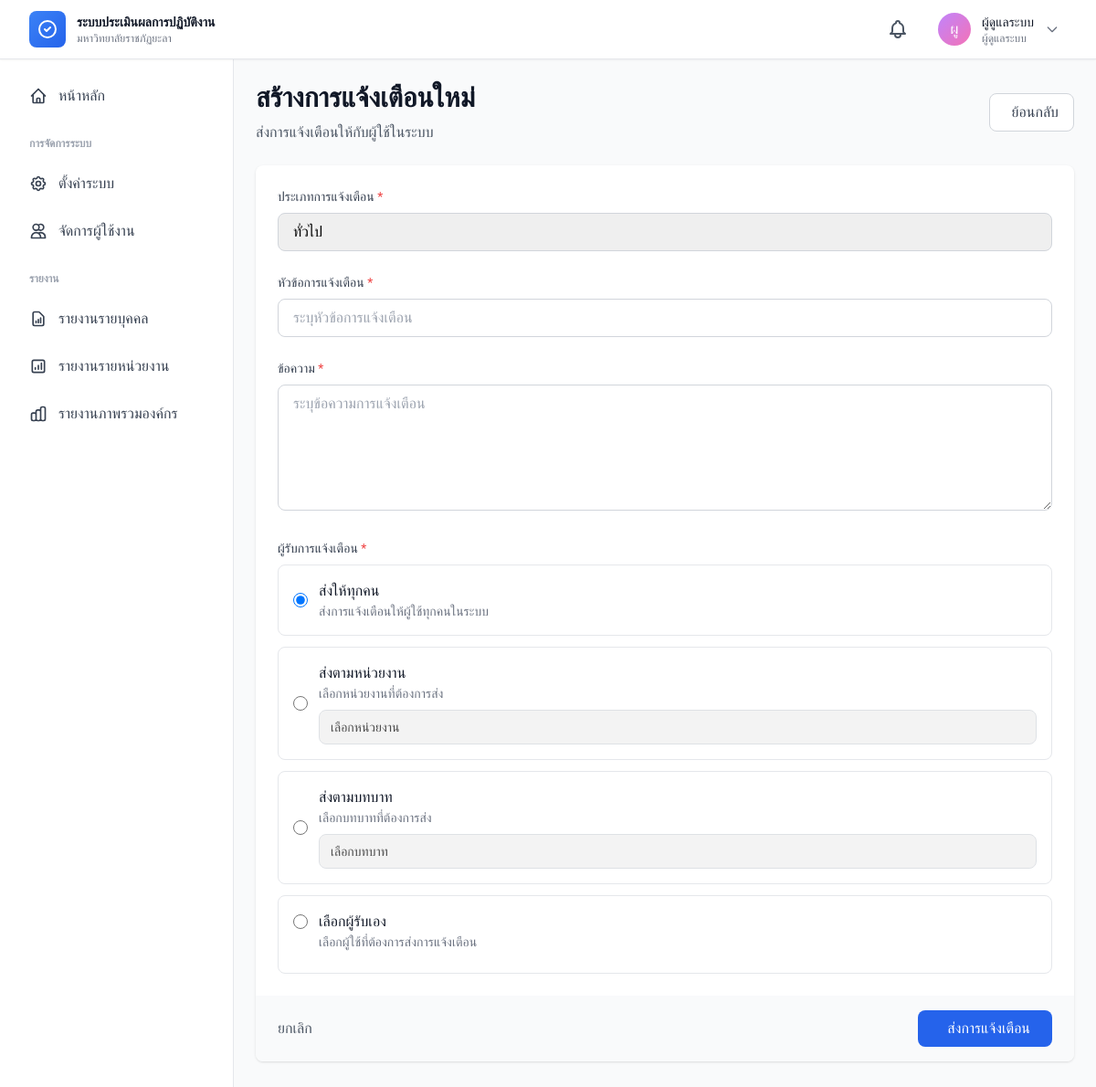
Screenshot of /modules/notifications/create.php (signed in) with the database file from the repository.
### tables this page shows
CREATE TABLE `users` (
  `user_id` int(11) NOT NULL,
  `username` varchar(50) NOT NULL,
  `password` varchar(255) NOT NULL,
  `email` varchar(100) NOT NULL,
  `full_name_th` varchar(255) NOT NULL,
  `full_name_en` varchar(255) DEFAULT NULL,
  `personnel_type` enum('academic','support','lecturer') NOT NULL,
  `personnel_type_id` int(11) DEFAULT NULL,
  `department_id` int(11) DEFAULT NULL,
  `position` varchar(100) DEFAULT NULL,
  `role` enum('admin','staff','manager') NOT NULL DEFAULT 'staff',
  `is_active` tinyint(1) DEFAULT 1,
  `last_login` datetime DEFAULT NULL,
  `created_at` timestamp NOT NULL DEFAULT current_timestamp(),
  `updated_at` timestamp NOT NULL DEFAULT current_timestamp() ON UPDATE current_timestamp()
);

### config/app.php (called while the page is built, shortened)
<?php
$role_names = [
    'admin' => 'ผู้ดูแลระบบ',
    'staff' => 'บุคลากร',
    'manager' => 'ผู้บริหาร'
];
function url($path = '')
{
    return APP_URL . '/' . ltrim($path, '/');
}

### includes/helpers.php (called while the page is built, shortened)
<?php
function e($string)
{
    return htmlspecialchars($string, ENT_QUOTES, 'UTF-8');
}

### modules/notifications/create.php (the view, shortened to what this page needs)
<?php
require_once APP_ROOT . '/config/app.php';
require_once APP_ROOT . '/includes/helpers.php';
$db = getDB();
$users_stmt = $db->query("
    SELECT u.user_id, u.full_name_th, u.position, d.department_name_th, u.role
    FROM users u
    LEFT JOIN departments d ON u.department_id = d.department_id
    WHERE u.is_active = 1
    ORDER BY u.full_name_th
");
$users = $users_stmt->fetchAll();
$notification_types = [
    'general' => 'ทั่วไป',
    'evaluation' => 'เกี่ยวกับการประเมิน',
    'reminder' => 'การเตือนความจำ',
    'broadcast' => 'ประกาศ',
    'urgent' => 'เร่งด่วน'
];
include APP_ROOT . '/includes/header.php';
?>
<div class="max-w-4xl mx-auto">
    <div class="mb-6">
        <div class="flex items-center justify-between">
            <div>
                <h1 class="text-3xl font-bold text-gray-900">สร้างการแจ้งเตือนใหม่</h1>
                <p class="text-gray-600 mt-2">ส่งการแจ้งเตือนให้กับผู้ใช้ในระบบ</p>
            </div>
            <a href="<?php echo url('modules/notifications/index.php'); ?>"
                class="inline-flex items-center px-4 py-2 bg-white border border-gray-300 rounded-lg text-gray-700 hover:bg-gray-50">
                ย้อนกลับ
            </a>
        </div>
    </div>
    <form method="POST" class="bg-white rounded-lg shadow">
        <div class="p-6 space-y-6">
            <div>
                <label class="block text-sm font-medium text-gray-700 mb-2">
                    ประเภทการแจ้งเตือน <span class="text-red-500">*</span>
                </label>
                <select name="type" required
                    class="w-full border border-gray-300 rounded-lg px-4 py-2 focus:ring-2 focus:ring-blue-500 focus:border-transparent">
                    <?php foreach ($notification_types as $key => $label): ?>
                        <option value="<?php echo $key; ?>"><?php echo $label; ?></option>
                    <?php endforeach; ?>
                </select>
            </div>
            <div>
                <label class="block text-sm font-medium text-gray-700 mb-2">
                    หัวข้อการแจ้งเตือน <span class="text-red-500">*</span>
                </label>
                <input type="text" name="title" required maxlength="255" value="<?php echo e($_POST['title'] ?? ''); ?>"
                    class="w-full border border-gray-300 rounded-lg px-4 py-2 focus:ring-2 focus:ring-blue-500 focus:border-transparent"
                    placeholder="ระบุหัวข้อการแจ้งเตือน">
            </div>
            <div>
                <label class="block text-sm font-medium text-gray-700 mb-2">
                    ข้อความ <span class="text-red-500">*</span>
                </label>
                <textarea name="message" required rows="5"
                    class="w-full border border-gray-300 rounded-lg px-4 py-2 focus:ring-2 focus:ring-blue-500 focus:border-transparent"
                    placeholder="ระบุข้อความการแจ้งเตือน"><?php echo e($_POST['message'] ?? ''); ?></textarea>
            </div>
            <div>
                <label class="block text-sm font-medium text-gray-700 mb-2">
                    ผู้รับการแจ้งเตือน <span class="text-red-500">*</span>
                </label>
                <div class="space-y-3">
                    <label class="flex items-center p-4 border rounded-lg cursor-pointer hover:bg-gray-50">
                        <input type="radio" name="recipient_type" value="all" checked class="w-4 h-4 text-blue-600"
                            onchange="updateRecipientOptions()">
                        <div class="ml-3">
                            <p class="font-medium text-gray-900">ส่งให้ทุกคน</p>
                            <p class="text-sm text-gray-500">ส่งการแจ้งเตือนให้ผู้ใช้ทุกคนในระบบ</p>
                        </div>
                    </label>
                    <label class="flex items-center p-4 border rounded-lg cursor-pointer hover:bg-gray-50">
                        <input type="radio" name="recipient_type" value="department" class="w-4 h-4 text-blue-600"
                            onchange="updateRecipientOptions()">
                        <div class="ml-3 flex-1">
                            <p class="font-medium text-gray-900">ส่งตามหน่วยงาน</p>
                            <p class="text-sm text-gray-500 mb-2">เลือกหน่วยงานที่ต้องการส่ง</p>
                            <select name="department_id" id="department_select" disabled
                                class="w-full border border-gray-300 rounded-lg px-3 py-2 text-sm">
                                <option value="">เลือกหน่วยงาน</option>
                            </select>
                        </div>
                    </label>
                    <label class="flex items-center p-4 border rounded-lg cursor-pointer hover:bg-gray-50">
                        <input type="radio" name="recipient_type" value="role" class="w-4 h-4 text-blue-600"
                            onchange="updateRecipientOptions()">
                        <div class="ml-3 flex-1">
                            <p class="font-medium text-gray-900">ส่งตามบทบาท</p>
                            <p class="text-sm text-gray-500 mb-2">เลือกบทบาทที่ต้องการส่ง</p>
                            <select name="role" id="role_select" disabled
                                class="w-full border border-gray-300 rounded-lg px-3 py-2 text-sm">
                                <option value="">เลือกบทบาท</option>
                            </select>
                        </div>
                    </label>
                    <label class="flex items-start p-4 border rounded-lg cursor-pointer hover:bg-gray-50">
                        <input type="radio" name="recipient_type" value="specific" class="w-4 h-4 text-blue-600 mt-1"
                            onchange="updateRecipientOptions()">
                        <div class="ml-3 flex-1">
                            <p class="font-medium text-gray-900">เลือกผู้รับเอง</p>
                            <p class="text-sm text-gray-500 mb-2">เลือกผู้ใช้ที่ต้องการส่งการแจ้งเตือน</p>
                        </div>
                    </label>
                </div>
            </div>
        </div>
        <div class="px-6 py-4 bg-gray-50 rounded-b-lg flex items-center justify-between">
            <a href="<?php echo url('modules/notifications/index.php'); ?>" class="text-gray-600 hover:text-gray-900">
                ยกเลิก
            </a>
            <button type="submit"
                class="inline-flex items-center px-6 py-2 bg-blue-600 text-white rounded-lg hover:bg-blue-700 focus:ring-4 focus:ring-blue-300">
                ส่งการแจ้งเตือน
            </button>
        </div>
    </form>
</div>
<?php include APP_ROOT . '/includes/footer.php'; ?>

### includes/header.php (shortened to what this page needs)
<?php
$current_user = $_SESSION['user'] ?? null;
?>
<!DOCTYPE html>
<html lang="th">
<head>
    <script src="https://cdn.tailwindcss.com"></script>
    <link rel="stylesheet" href="<?php echo url('assets/css/tailwind.css'); ?>">
    <link rel="stylesheet" href="<?php echo url('assets/css/custom.css'); ?>">
</head>
<body class="bg-gray-50">
    <nav class="bg-white shadow-sm border-b border-gray-200 sticky top-0 z-50">
        <div class="max-w-7xl mx-auto px-4 sm:px-6 lg:px-8">
            <div class="flex justify-between h-16">
                <div class="flex items-center">
                    <a href="<?php echo url(); ?>" class="flex items-center space-x-3">
                        <div
                            class="w-10 h-10 bg-gradient-to-br from-blue-500 to-blue-600 rounded-lg flex items-center justify-center">
                            <svg class="w-6 h-6 text-white" fill="none" stroke="currentColor" viewBox="0 0 24 24">
                                <path stroke-linecap="round" stroke-linejoin="round" stroke-width="2"
                                    d="M9 12l2 2 4-4m6 2a9 9 0 11-18 0 9 9 0 0118 0z" />
                            </svg>
                        </div>
                        <div class="hidden md:block">
                            <div class="text-sm font-semibold text-gray-900">ระบบประเมินผลการปฏิบัติงาน</div>
                            <div class="text-xs text-gray-500">มหาวิทยาลัยราชภัฏยะลา</div>
                        </div>
                    </a>
                </div>
                <?php if ($current_user): ?>
                    <div class="flex items-center space-x-4">
                        <div class="relative">
                            <button id="notification-button" type="button"
                                class="relative p-2 text-gray-600 hover:text-gray-900 hover:bg-gray-100 rounded-lg transition-colors focus:outline-none focus:ring-2 focus:ring-blue-500">
                            </button>
                        </div>
                        <div class="relative" x-data="{ open: false }">
                            <button @click="open = !open"
                                class="flex items-center space-x-3 p-2 hover:bg-gray-100 rounded-lg transition-colors">
                                <div
                                    class="w-9 h-9 bg-gradient-to-br from-purple-400 to-pink-400 rounded-full flex items-center justify-center text-white font-medium">
                                    <?php echo mb_substr($current_user['full_name_th'], 0, 2); ?>
                                </div>
                                <div class="hidden md:block text-left">
                                    <div class="text-sm font-medium text-gray-900">
                                        <?php echo $current_user['full_name_th']; ?></div>
                                    <div class="text-xs text-gray-500">
                                        <?php echo $role_names[$current_user['role']] ?? ''; ?></div>
                                </div>
                                <svg class="w-4 h-4 text-gray-500" fill="none" stroke="currentColor" viewBox="0 0 24 24">
                                    <path stroke-linecap="round" stroke-linejoin="round" stroke-width="2"
                                        d="M19 9l-7 7-7-7" />
                                </svg>
                            </button>
                        </div>
                    </div>
                <?php endif; ?>
            </div>
        </div>
    </nav>
    <div class="min-h-screen">
        <?php if ($current_user): ?>
            <div class="flex">
                <?php include 'sidebar.php'; ?>
                <main class="flex-1 p-6">
                <?php else: ?>
                    <main class="container mx-auto px-4 py-8">
                    <?php endif; ?>

### assets/css/custom.css (style rules this page uses)
* { margin: 0; padding: 0; box-sizing: border-box; }
body { font-family: 'Sarabun', -apple-system, BlinkMacSystemFont, 'Segoe UI', sans-serif; -webkit-font-smoothing: antialiased; -moz-osx-font-smoothing: grayscale; }
a, button, input, select, textarea { transition: all 0.2s ease-in-out; }
input[type="text"], input[type="email"], input[type="password"], input[type="number"], input[type="date"], input[type="tel"], select, textarea { appearance: none; -webkit-appearance: none; -moz-appearance: none; }

### includes/header.php (style rules this page uses)
body { font-family: 'Sarabun', sans-serif; }

### rows the page displays
users: full_name_th "ผู", full_name_th "ผู้ดูแลระบบ", role "ผู้ดูแลระบบ"

### other values shown
form field type "ทั่วไป"
